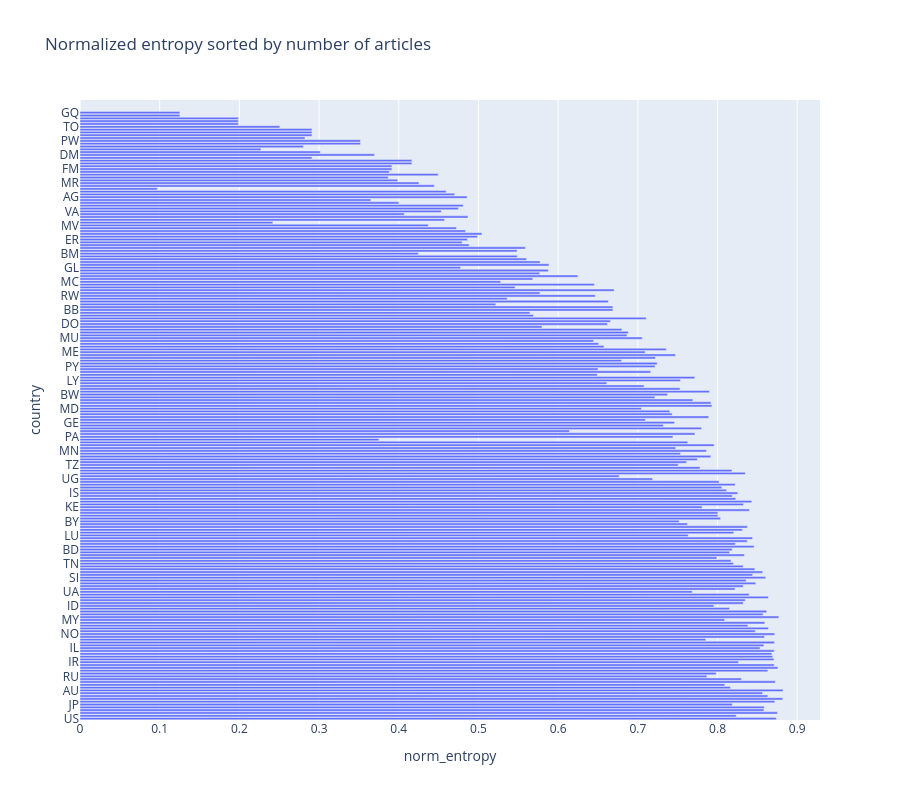

The code cell stored with this chart in its notebook:
### Code cell
fig = px.bar(df_country_stats, x="norm_entropy", title="Normalized entropy sorted by number of articles")
fig.update_layout(height=800)

### Figure 1 — Plotly figure (JSON) as saved in the notebook; plotly's stock layout.template omitted (floating-point values rounded to 4 significant figures; data arrays with more than 128 entries replaced by an {"elided": "..."} marker saying what was removed)
{"data": [{"hovertemplate": "norm_entropy=%{x}<br>country=%{y}<extra></extra>", "legendgroup": "", "marker": {"color": "#636efa", "pattern": {"shape": ""}}, "name": "", "orientation": "h", "showlegend": false, "textposition": "auto", "x": {"elided": "220 float values"}, "xaxis": "x", "y": {"elided": "220 str values"}, "yaxis": "y", "type": "bar"}], "layout": {"xaxis": {"anchor": "y", "domain": [0.0, 1.0], "title": {"text": "norm_entropy"}}, "yaxis": {"anchor": "x", "domain": [0.0, 1.0], "title": {"text": "country"}}, "legend": {"tracegroupgap": 0}, "title": {"text": "Normalized entropy sorted by number of articles"}, "barmode": "relative", "height": 800}}
